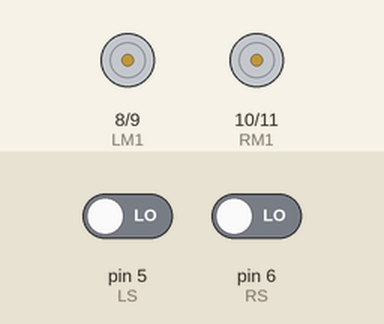
Recording of a sketch running on a simulated Arduino Uno, built with avr-gcc and run on an emulated ATmega328P. On the bench: motor-driver pin pairs drawn as motors (green arrow = first pin HIGH = forward, orange = second pin HIGH = backward, longer = more drive). The inputs (shaded band) are chosen by the test bench; at power-on: pin 5 (LS) LOW, pin 6 (RS) LOW.

Above: at 1.2 s.
1.3 s: pin 5 (LS) driven HIGH
At 2.2 s:
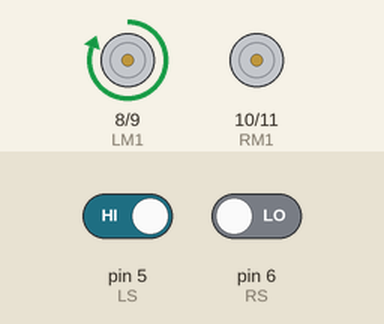
2.8 s: pin 6 (RS) driven HIGH
At 3.4 s:
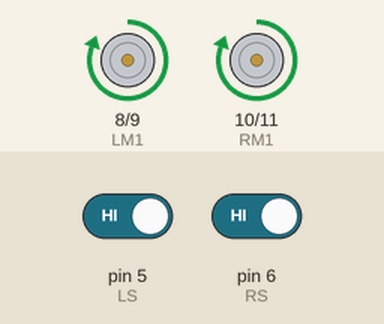
4.3 s: pin 5 (LS) driven LOW
At 5.5 s:
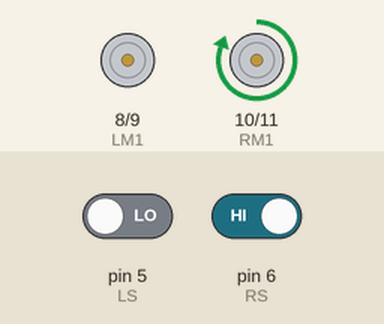
5.8 s: pin 6 (RS) driven LOW
At 6.9 s:
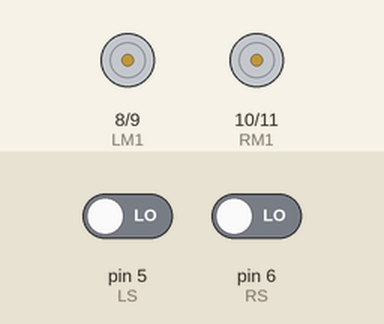
Timing chart, 0 to 8.3 s (numbered marks = the images above; inputs shaded):
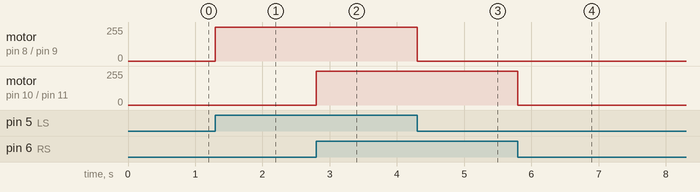

The sketch:

code.ino
```cpp
/*------ Arduino Line Follower Code----- */

/*-------Sensor Inputs------*/
#define LS 5      // left sensor
#define RS 6      // right sensor

/***-------Motor Outputs------***/
#define LM1 8       // left motor
#define LM2 9       // left motor
#define RM1 10       // right motor
#define RM2 11       // right motor

void setup()
{
  pinMode(LS, INPUT);
  pinMode(RS, INPUT);
  pinMode(LM1, OUTPUT);
  pinMode(LM2, OUTPUT);
  pinMode(RM1, OUTPUT);
  pinMode(RM2, OUTPUT);
}
void loop()
{
  if(digitalRead(LS) && digitalRead(RS))     // Move Forward
  {
    digitalWrite(LM1, HIGH);
    digitalWrite(LM2, LOW);
    digitalWrite(RM1, HIGH);
    digitalWrite(RM2, LOW);
  }

  if(!(digitalRead(LS)) && digitalRead(RS))     // Turn right
  {
    digitalWrite(LM1, LOW);
    digitalWrite(LM2, LOW);
    digitalWrite(RM1, HIGH);
    digitalWrite(RM2, LOW);
  }

  if(digitalRead(LS) && !(digitalRead(RS)))     // turn left
  {
    digitalWrite(LM1, HIGH);
    digitalWrite(LM2, LOW);
    digitalWrite(RM1, LOW);
    digitalWrite(RM2, LOW);
  }

  if(!(digitalRead(LS)) && !(digitalRead(RS)))     // stop
  {
    digitalWrite(LM1, LOW);
    digitalWrite(LM2, LOW);
    digitalWrite(RM1, LOW);
    digitalWrite(RM2, LOW);
  }
}
```

Measured:
- after the input at 1.3 s, motor on pin 8 (LM1) / pin 9 (LM2): stopped → forward 255/255 at once
- after the input at 2.8 s, motor on pin 10 (RM1) / pin 11 (RM2): stopped → forward 255/255 at once
- after the input at 4.3 s, motor on pin 8 (LM1) / pin 9 (LM2): forward 255/255 → stopped at once
- after the input at 5.8 s, motor on pin 10 (RM1) / pin 11 (RM2): forward 255/255 → stopped at once
